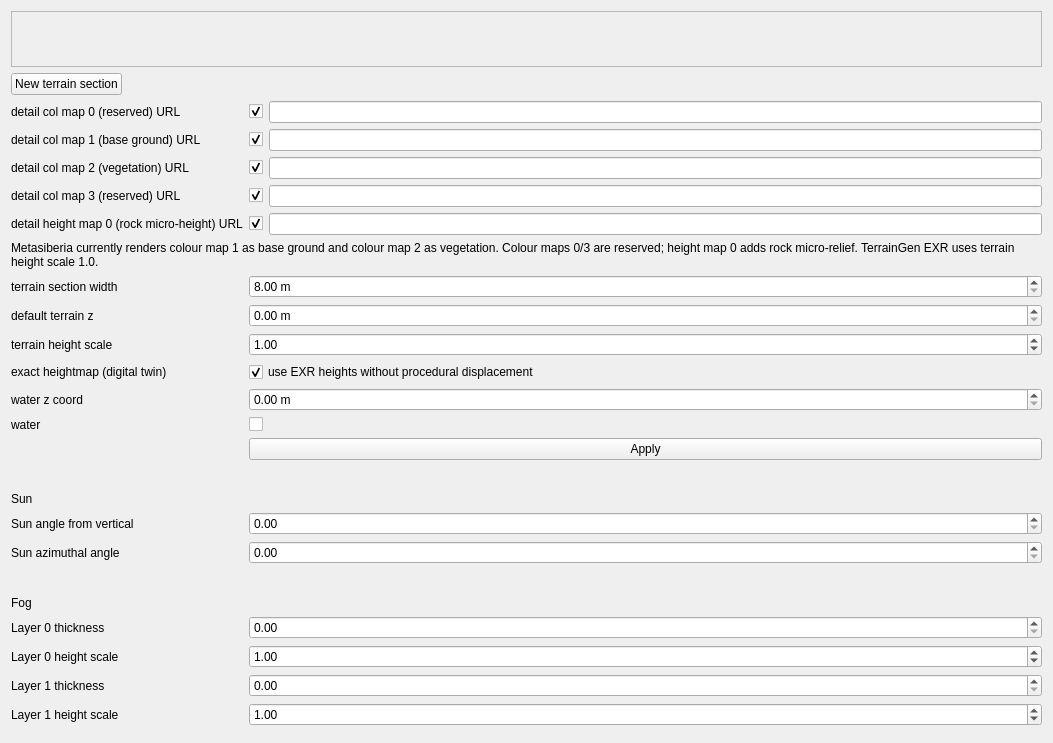
<?xml version="1.0" encoding="UTF-8"?>
<ui version="4.0">
 <class>WorldSettingsWidget</class>
 <widget class="QWidget" name="WorldSettingsWidget">
  <property name="geometry">
   <rect>
    <x>0</x>
    <y>0</y>
    <width>1053</width>
    <height>728</height>
   </rect>
  </property>
  <property name="windowTitle">
   <string>Form</string>
  </property>
  <layout class="QFormLayout" name="formLayout">
   <item row="0" column="0" colspan="2">
    <widget class="QScrollArea" name="terrainSectionScrollArea">
     <property name="widgetResizable">
      <bool>true</bool>
     </property>
     <widget class="QWidget" name="terrainSectionScrollAreaWidgetContents">
      <property name="geometry">
       <rect>
        <x>0</x>
        <y>0</y>
        <width>1033</width>
        <height>69</height>
       </rect>
      </property>
      <layout class="QVBoxLayout" name="verticalLayout_2"/>
     </widget>
    </widget>
   </item>
   <item row="1" column="0">
    <widget class="QPushButton" name="newTerrainSectionPushButton">
     <property name="text">
      <string>New terrain section</string>
     </property>
    </widget>
   </item>
   <item row="2" column="0">
    <widget class="QLabel" name="fghghdfgfg">
     <property name="text">
       <string>detail col map 0 (reserved) URL</string>
     </property>
    </widget>
   </item>
   <item row="2" column="1">
    <widget class="QWidget" name="detailColMapURLs0RowWidget">
     <layout class="QHBoxLayout" name="detailColMapURLs0RowLayout">
      <property name="leftMargin"><number>0</number></property>
      <property name="topMargin"><number>0</number></property>
      <property name="rightMargin"><number>0</number></property>
      <property name="bottomMargin"><number>0</number></property>
      <item>
       <widget class="QCheckBox" name="detailColMapURLs0EnabledCheckBox">
        <property name="checked"><bool>true</bool></property>
        <property name="toolTip"><string>Enable or disable this map</string></property>
        <property name="text"><string/></property>
       </widget>
      </item>
      <item><widget class="FileSelectWidget" name="detailColMapURLs0FileSelectWidget"/></item>
     </layout>
    </widget>
   </item>
   <item row="3" column="0">
    <widget class="QLabel" name="label">
     <property name="text">
       <string>detail col map 1 (base ground) URL</string>
     </property>
    </widget>
   </item>
   <item row="3" column="1">
    <widget class="QWidget" name="detailColMapURLs1RowWidget">
     <layout class="QHBoxLayout" name="detailColMapURLs1RowLayout">
      <property name="leftMargin"><number>0</number></property>
      <property name="topMargin"><number>0</number></property>
      <property name="rightMargin"><number>0</number></property>
      <property name="bottomMargin"><number>0</number></property>
      <item>
       <widget class="QCheckBox" name="detailColMapURLs1EnabledCheckBox">
        <property name="checked"><bool>true</bool></property>
        <property name="toolTip"><string>Enable or disable this map</string></property>
        <property name="text"><string/></property>
       </widget>
      </item>
      <item><widget class="FileSelectWidget" name="detailColMapURLs1FileSelectWidget"/></item>
     </layout>
    </widget>
   </item>
   <item row="4" column="0">
    <widget class="QLabel" name="label_2">
     <property name="text">
      <string>detail col map 2 (vegetation) URL</string>
     </property>
    </widget>
   </item>
   <item row="4" column="1">
    <widget class="QWidget" name="detailColMapURLs2RowWidget">
     <layout class="QHBoxLayout" name="detailColMapURLs2RowLayout">
      <property name="leftMargin"><number>0</number></property>
      <property name="topMargin"><number>0</number></property>
      <property name="rightMargin"><number>0</number></property>
      <property name="bottomMargin"><number>0</number></property>
      <item>
       <widget class="QCheckBox" name="detailColMapURLs2EnabledCheckBox">
        <property name="checked"><bool>true</bool></property>
        <property name="toolTip"><string>Enable or disable this map</string></property>
        <property name="text"><string/></property>
       </widget>
      </item>
      <item><widget class="FileSelectWidget" name="detailColMapURLs2FileSelectWidget"/></item>
     </layout>
    </widget>
   </item>
   <item row="5" column="0">
    <widget class="QLabel" name="label_3">
     <property name="text">
       <string>detail col map 3 (reserved) URL</string>
     </property>
    </widget>
   </item>
   <item row="5" column="1">
    <widget class="QWidget" name="detailColMapURLs3RowWidget">
     <layout class="QHBoxLayout" name="detailColMapURLs3RowLayout">
      <property name="leftMargin"><number>0</number></property>
      <property name="topMargin"><number>0</number></property>
      <property name="rightMargin"><number>0</number></property>
      <property name="bottomMargin"><number>0</number></property>
      <item>
       <widget class="QCheckBox" name="detailColMapURLs3EnabledCheckBox">
        <property name="checked"><bool>true</bool></property>
        <property name="toolTip"><string>Enable or disable this map</string></property>
        <property name="text"><string/></property>
       </widget>
      </item>
      <item><widget class="FileSelectWidget" name="detailColMapURLs3FileSelectWidget"/></item>
     </layout>
    </widget>
   </item>
   <item row="6" column="0">
    <widget class="QLabel" name="label_4">
     <property name="text">
       <string>detail height map 0 (rock micro-height) URL</string>
     </property>
    </widget>
   </item>
   <item row="6" column="1">
    <widget class="QWidget" name="detailHeightMapURLs0RowWidget">
     <layout class="QHBoxLayout" name="detailHeightMapURLs0RowLayout">
      <property name="leftMargin"><number>0</number></property>
      <property name="topMargin"><number>0</number></property>
      <property name="rightMargin"><number>0</number></property>
      <property name="bottomMargin"><number>0</number></property>
      <item>
       <widget class="QCheckBox" name="detailHeightMapURLs0EnabledCheckBox">
        <property name="checked"><bool>true</bool></property>
        <property name="toolTip"><string>Enable or disable this map</string></property>
        <property name="text"><string/></property>
       </widget>
      </item>
      <item><widget class="FileSelectWidget" name="detailHeightMapURLs0FileSelectWidget"/></item>
     </layout>
    </widget>
   </item>
   <item row="7" column="0" colspan="2">
    <widget class="QLabel" name="terrainMaterialHelpLabel">
     <property name="text">
      <string>Metasiberia currently renders colour map 1 as base ground and colour map 2 as vegetation. Colour maps 0/3 are reserved; height map 0 adds rock micro-relief. TerrainGen EXR uses terrain height scale 1.0.</string>
     </property>
     <property name="wordWrap">
      <bool>true</bool>
     </property>
    </widget>
   </item>
   <item row="8" column="0">
    <widget class="QLabel" name="label_5">
     <property name="text">
      <string>terrain section width</string>
     </property>
    </widget>
   </item>
   <item row="8" column="1">
    <widget class="QDoubleSpinBox" name="terrainSectionWidthDoubleSpinBox">
     <property name="suffix">
      <string> m</string>
     </property>
     <property name="minimum">
      <double>8.000000000000000</double>
     </property>
     <property name="maximum">
       <double>1000000.000000000000000</double>
     </property>
    </widget>
   </item>
   <item row="9" column="0">
    <widget class="QLabel" name="label_8">
     <property name="text">
      <string>default terrain z</string>
     </property>
    </widget>
   </item>
   <item row="9" column="1">
    <widget class="QDoubleSpinBox" name="defaultTerrainZDoubleSpinBox">
     <property name="suffix">
      <string> m</string>
     </property>
     <property name="minimum">
      <double>0.000000000000000</double>
     </property>
    </widget>
   </item>
   <item row="12" column="0">
    <widget class="QLabel" name="label_11">
     <property name="text">
      <string>terrain height scale</string>
     </property>
    </widget>
   </item>
   <item row="12" column="1">
    <widget class="QDoubleSpinBox" name="terrainHeightScaleDoubleSpinBox">
     <property name="minimum">
      <double>0.000000000000000</double>
     </property>
     <property name="maximum">
      <double>10000.000000000000000</double>
     </property>
     <property name="value">
      <double>1.000000000000000</double>
     </property>
    </widget>
   </item>
   <item row="13" column="0">
    <widget class="QLabel" name="label_19">
     <property name="text">
      <string>exact heightmap (digital twin)</string>
     </property>
    </widget>
   </item>
   <item row="13" column="1">
   <widget class="QCheckBox" name="exactHeightmapCheckBox">
     <property name="checked">
      <bool>true</bool>
     </property>
     <property name="text">
      <string>use EXR heights without procedural displacement</string>
     </property>
    </widget>
   </item>
   <item row="15" column="0">
    <widget class="QLabel" name="label_6">
     <property name="text">
      <string>water z coord</string>
     </property>
    </widget>
   </item>
   <item row="15" column="1">
    <widget class="QDoubleSpinBox" name="waterZDoubleSpinBox">
     <property name="suffix">
      <string> m</string>
     </property>
     <property name="minimum">
      <double>0.000000000000000</double>
     </property>
    </widget>
   </item>
   <item row="16" column="0">
    <widget class="QLabel" name="label_7">
     <property name="text">
      <string>water</string>
     </property>
    </widget>
   </item>
   <item row="16" column="1">
    <widget class="QCheckBox" name="waterCheckBox">
     <property name="text">
      <string/>
     </property>
    </widget>
   </item>
   <item row="17" column="1">
    <widget class="QPushButton" name="applyPushButton">
     <property name="text">
      <string>Apply</string>
     </property>
    </widget>
   </item>
   <item row="18" column="1">
    <spacer name="verticalSpacer_3">
     <property name="orientation">
      <enum>Qt::Vertical</enum>
     </property>
     <property name="sizeType">
      <enum>QSizePolicy::Fixed</enum>
     </property>
     <property name="sizeHint" stdset="0">
      <size>
       <width>20</width>
       <height>20</height>
      </size>
     </property>
    </spacer>
   </item>
   <item row="19" column="0">
    <widget class="QLabel" name="label_12">
     <property name="text">
      <string>Sun</string>
     </property>
    </widget>
   </item>
   <item row="20" column="0">
    <widget class="QLabel" name="label_9">
     <property name="text">
      <string>Sun angle from vertical</string>
     </property>
    </widget>
   </item>
   <item row="20" column="1">
    <widget class="RealControl" name="sunThetaSettingRealControl">
     <property name="maximum">
      <double>120.000000000000000</double>
     </property>
     <property name="singleStep">
      <double>1.000000000000000</double>
     </property>
    </widget>
   </item>
   <item row="21" column="0">
    <widget class="QLabel" name="label_10">
     <property name="text">
      <string>Sun azimuthal angle</string>
     </property>
    </widget>
   </item>
   <item row="21" column="1">
    <widget class="RealControl" name="sunPhiSettingRealControl">
     <property name="maximum">
      <double>720.000000000000000</double>
     </property>
     <property name="singleStep">
      <double>5.000000000000000</double>
     </property>
    </widget>
   </item>
   <item row="22" column="1">
    <spacer name="verticalSpacer_2">
     <property name="orientation">
      <enum>Qt::Vertical</enum>
     </property>
     <property name="sizeType">
      <enum>QSizePolicy::Fixed</enum>
     </property>
     <property name="sizeHint" stdset="0">
      <size>
       <width>20</width>
       <height>20</height>
      </size>
     </property>
    </spacer>
   </item>
   <item row="23" column="0">
    <widget class="QLabel" name="label_13">
     <property name="text">
      <string>Fog</string>
     </property>
    </widget>
   </item>
   <item row="24" column="0">
    <widget class="QLabel" name="label_14">
     <property name="text">
      <string>Layer 0 thickness</string>
     </property>
    </widget>
   </item>
   <item row="24" column="1">
    <widget class="RealControl" name="layer0ASpinBox">
     <property name="maximum">
      <double>1.000000000000000</double>
     </property>
     <property name="singleStep">
      <double>0.001000000000000</double>
     </property>
    </widget>
   </item>
   <item row="25" column="0">
    <widget class="QLabel" name="label_15">
     <property name="text">
      <string>Layer 0 height scale</string>
     </property>
    </widget>
   </item>
   <item row="25" column="1">
    <widget class="RealControl" name="layer0HeightScaleSpinBox">
     <property name="minimum">
      <double>0.100000000000000</double>
     </property>
     <property name="maximum">
      <double>10000.000000000000000</double>
     </property>
     <property name="value">
      <double>1.000000000000000</double>
     </property>
    </widget>
   </item>
   <item row="26" column="0">
    <widget class="QLabel" name="label_16">
     <property name="text">
      <string>Layer 1 thickness</string>
     </property>
    </widget>
   </item>
   <item row="26" column="1">
    <widget class="RealControl" name="layer1ASpinBox">
     <property name="maximum">
      <double>1.000000000000000</double>
     </property>
     <property name="singleStep">
      <double>0.001000000000000</double>
     </property>
    </widget>
   </item>
   <item row="27" column="0">
    <widget class="QLabel" name="label_18">
     <property name="text">
      <string>Layer 1 height scale</string>
     </property>
    </widget>
   </item>
   <item row="27" column="1">
    <widget class="RealControl" name="layer1HeightScaleSpinBox">
     <property name="minimum">
      <double>0.100000000000000</double>
     </property>
     <property name="maximum">
      <double>10000.000000000000000</double>
     </property>
     <property name="value">
      <double>1.000000000000000</double>
     </property>
    </widget>
   </item>
   <item row="28" column="1">
    <spacer name="verticalSpacer_5">
     <property name="orientation">
      <enum>Qt::Vertical</enum>
     </property>
     <property name="sizeHint" stdset="0">
      <size>
       <width>20</width>
       <height>40</height>
      </size>
     </property>
    </spacer>
   </item>
  </layout>
 </widget>
 <customwidgets>
  <customwidget>
   <class>FileSelectWidget</class>
   <extends>QLineEdit</extends>
   <header>../qt/FileSelectWidget.h</header>
  </customwidget>
  <customwidget>
   <class>RealControl</class>
   <extends>QDoubleSpinBox</extends>
   <header>../qt/RealControl.h</header>
  </customwidget>
 </customwidgets>
 <resources/>
 <connections/>
</ui>
